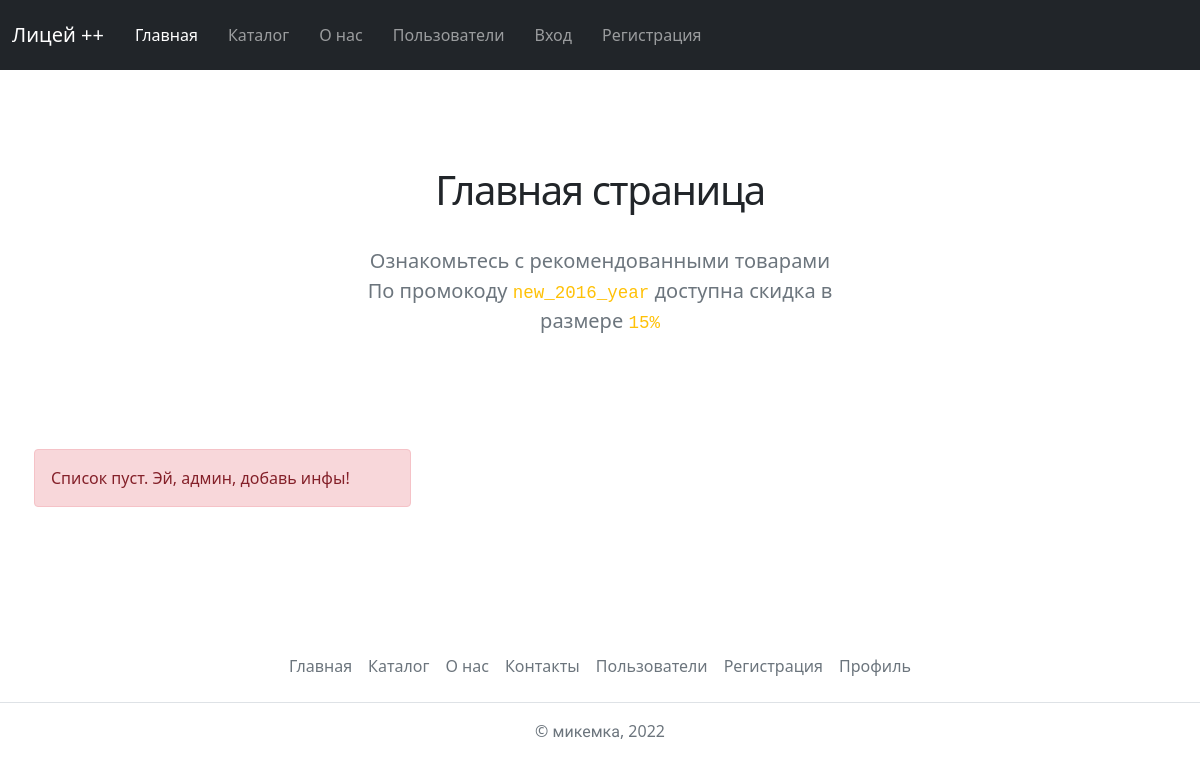
/, run on an earlier commit of the app's database.
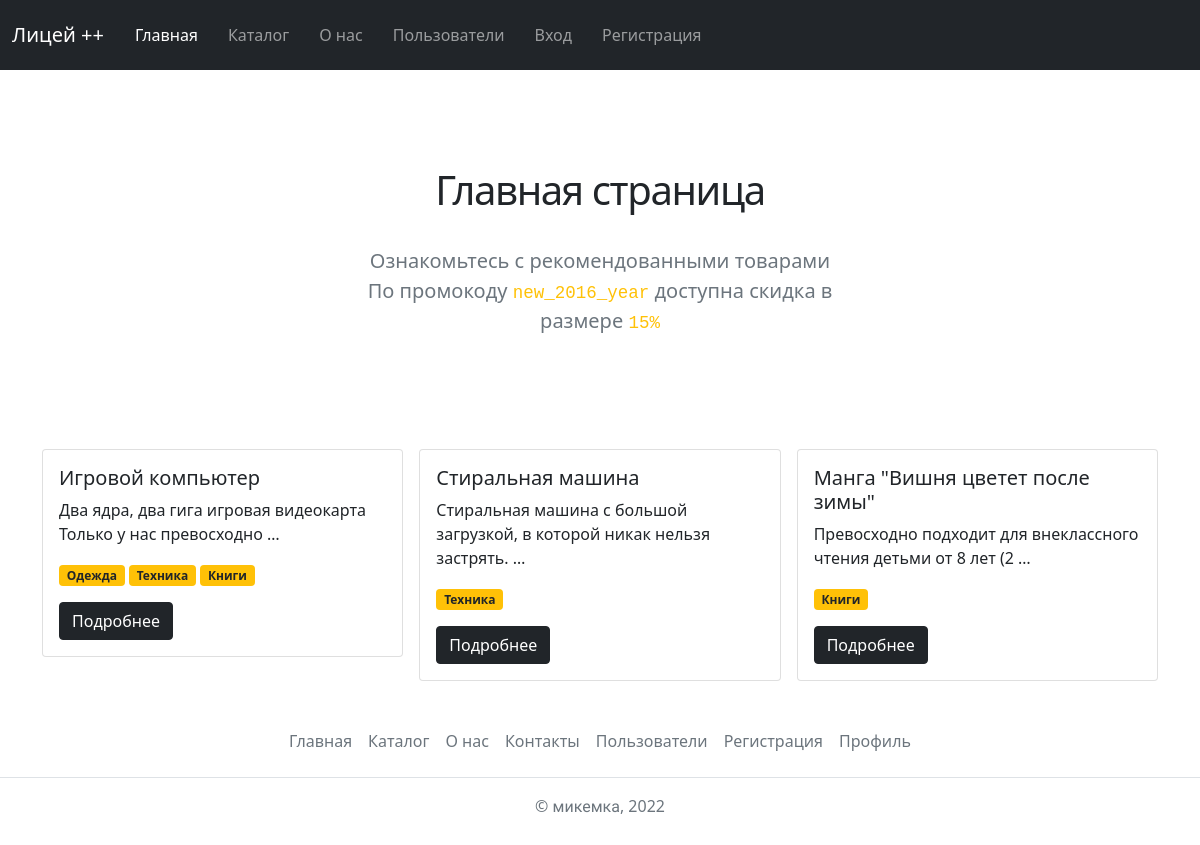
And on a later commit of the database.
### catalog/models.py (models this page shows, shortened)
class Item(Published):
    name = models.CharField(
        verbose_name='Название товара',
        max_length=150
    )
    text = models.TextField(
        verbose_name='Текст',
        help_text='Минимум два слова. Обязательно должно содержаться слово превосходно или роскошно', validators=(validate_required_words, validate_words_count)
    )
    tags = models.ManyToManyField(
        verbose_name='Теги',
        to='Tag',
        related_name='items'
    )
    category = models.ForeignKey(
        verbose_name='Категория',
        to='Category',
        related_name='items',
        on_delete=models.RESTRICT
    )
    objects = ItemManager()
    class Meta:
        verbose_name = 'товар'
        verbose_name_plural = 'товары'

class Tag(Slug, Published, Name):
    objects = TagManager()
    def __str__(self) -> str:
        if self.name:
            return self.name
        return self.slug
    class Meta:
        verbose_name = 'тег'
        verbose_name_plural = 'теги'

### homepage/views.py (the view)
# urls.py: path('', views.home, name='home'),
def home(request):
    ids = list(Item.objects.filter(is_published=True).values_list('pk', flat=True))
    shuffle(ids)
    items = Item.objects.published_item_and_tags().filter(id__in=ids[:3])
    return render(request, 'homepage/home.html', {
        "items": items
    })

### catalog/models.py (called while the page is built)
    def published_tags(self):
        return self.filter(is_published=True)

    def published_item_and_tags(self):
        return self.filter(is_published=True).prefetch_related(
            Prefetch(
                'tags',
                queryset=Tag.objects.published_tags()
            )
        )

### templates/homepage/home.html (shortened to what this page needs)
{% extends 'base.html' %}
{% block content %}
<div class="container">
    <section class="py-5 text-center container">
        <div class="row py-lg-5">
            <div class="col-lg-6 col-md-8 mx-auto">
                <h1 class="lyceum_font">Главная страница</h1>
                <p class="lead text-muted">Ознакомьтесь с рекомендованными товарами<br>По промокоду <code>new_2016_year</code> доступна скидка в размере <code>15%</code></p>
            </div>
        </div>
    </section>
    {% include 'core/item_list_base.html' %}
</div>
{% endblock %}

### templates/core/item_list_base.html
<div class="row row-cols-1 row-cols-sm-2 row-cols-md-3 g-3">
{% for item in items %}
    <div class="col">
        <div class="card">
            <div class="card-body">
                <h5 class="card-title">{{ item.name }}</h5>
                <p class="card-text">{{ item.text|truncatewords:10 }}</p>
                <p><span class="badge bg-warning text-dark">
                    {{ item.tags.all|join:'</span> <span class="badge bg-warning text-dark">' }}
                </span></p>
                <a href="{% url 'item_detail' pk=item.id %}" class="btn btn-dark">Подробнее</a>
            </div>
        </div>
    </div>
{% empty %}
    <div class="alert alert-danger" role="alert">Список пуст. Эй, админ, добавь инфы!</div>
{% endfor %}
</div>

What changed in the data, as far as the page shows it:
added Item: name "Игровой компьютер", text "Два ядра, два гига игровая видеокарта Только у нас превосходно …", tags.all "Одежда Техника Книги"
added Item: name "Стиральная машина", text "Стиральная машина с большой загрузкой, в которой никак нельзя застрять. …", tags.all "Техника"
added Item: name "Манга \"Вишня цветет после зимы\"", text "Превосходно подходит для внеклассного чтения детьми от 8 лет (2 …", tags.all "Книги"
Also different on the page:
text no longer shown: "Список пуст. Эй, админ, добавь инфы!"
